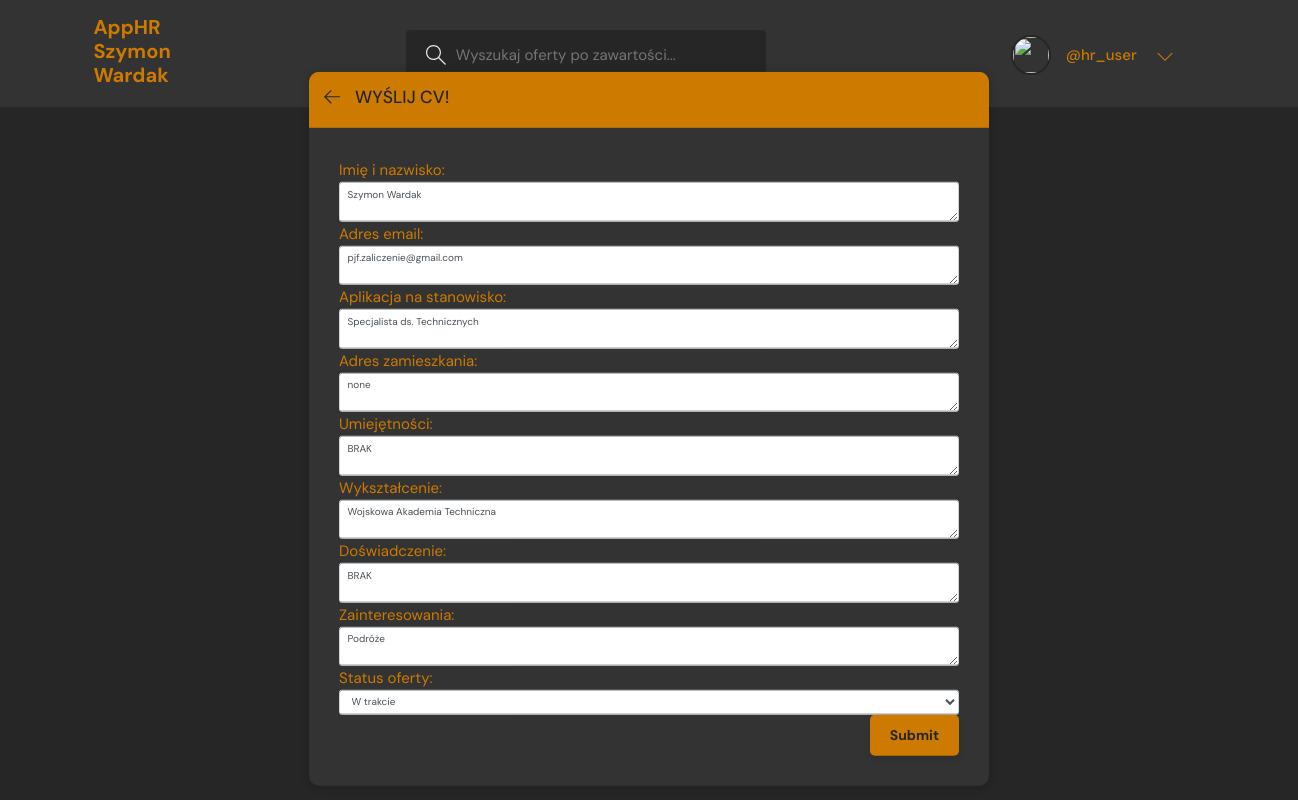
Screenshot of /update-offer/7/ (signed in) with the database file from the repository.
### base/models.py (models this page shows, shortened)
class Offer(models.Model):
    user = models.ForeignKey(User, on_delete=models.SET_NULL, null=True)
    name = models.TextField(null=True, blank=True, default='none')
    email = models.TextField(null=True, blank=True, default='none')
    position = models.TextField(null=True, blank=True, default='none')
    address = models.TextField(null=True, blank=True, default='none')
    skills = models.TextField(null=True, blank=True, default='none')
    education = models.TextField(null=True, blank=True, default='none')
    experience = models.TextField(null=True, blank=True, default='none')
    interests = models.TextField(null=True, blank=True, default='none')
    status = models.TextField(default='Pending')
    updated = models.DateTimeField(auto_now=True)
    created = models.DateTimeField(auto_now_add=True)
    picture = models.FileField(upload_to='./uploads/cv_images', null=True, blank=True)
    file = models.FileField(upload_to='./uploads/cv')
    class Meta:
        ordering = ['-updated', 'created']

### base/views.py (the view, shortened to what this page needs)
# urls.py: path('update-offer/<str:pk>/', views.updateOffer, name="update-offer"),
@login_required(login_url='/login')
def updateOffer(request, pk):
    offer = Offer.objects.get(id=pk)
    form = OfferForm(instance=offer)
    statuses = ['Pending', 'Accepted', 'Rejected']
    if not request.user.is_superuser:
        return HttpResponse('Permission denied.')
    context = {'form': form, 'offer': offer, 'statuses': statuses}
    return render(request, 'base/offer_form.html', context)

### base/forms.py
class OfferForm(ModelForm):
    class Meta:
        model = Offer
        fields = '__all__'
        exclude  = ['user']

### base/templates/base/offer_form.html (shortened to what this page needs)
{% extends 'main.html' %}
{% block content %}
  <main class="create-offer layout">
    <div class="container">
      <div class="layout__box">
        <div class="layout__boxHeader">
          <div class="layout__boxTitle">
            <a href="{% url 'home' %}">
              <svg version="1.1" xmlns="http://www.w3.org/2000/svg" width="32" height="32" viewBox="0 0 32 32">
                <title>arrow-left</title>
                <path
                  d="M13.723 2.286l-13.723 13.714 13.719 13.714 1.616-1.611-10.96-10.96h27.625v-2.286h-27.625l10.965-10.965-1.616-1.607z">
                </path>
              </svg>
            </a>
            <h3>Wyślij CV!</h3>
          </div>
        </div>
        {% if 'update-offer' in request.path %}
        <div class="layout__body">
          <form class="post-form" action="" enctype="multipart/form-data" method="POST">
            <span>Imię i nazwisko:</span>
            <textarea name='name' class="form-control"}>{{ offer.name }}</textarea>
            <span>Adres email:</span>
            <textarea name='email' class="form-control"}>{{ offer.email }}</textarea>
              <span>Aplikacja na stanowisko:</span>
            <textarea name='position' class="form-control">{{ offer.position }}</textarea>
            <span>Adres zamieszkania:</span>
            <textarea name='address' class="form-control">{{ offer.address }}</textarea>
            <span>Umiejętności:</span>
            <textarea name='skills' class="form-control">{{ offer.skills }}</textarea>
            <span>Wykształcenie:</span>
            <textarea name='education' class="form-control">{{ offer.education }}</textarea>
            <span>Doświadczenie:</span>
            <textarea name='experience' class="form-control">{{ offer.experience }}</textarea>
            <span>Zainteresowania:</span>
            <textarea name='interests' class="form-control">{{ offer.interests }}</textarea>
            <span>Status oferty:</span>
            <select id="status" name='status' class="form-control">
              <option>W trakcie</option>
            </select>
            <div class="form__action">
              <button class="btn btn--main" type="submit">Submit</button>
            </div>
          </form>
        </div>
        {% endif %}
      </div>
    </div>
  </main>
{% endblock content %}

### templates/navbar.html (shortened to what this page needs)
{% load static %}
<header class="header header--loggedIn">
    <div class="container">
      <a href="{% url 'home' %}" class="header__logo">
        <h1>AppHR Szymon Wardak</h1>
      </a>
      <form class="header__search" method="GET" action="{% url 'home' %}">
        <label>
          <input name="q" placeholder="Wyszukaj oferty po zawartości..." />
        </label>
      </form>
      <nav class="header__menu">
        {% if request.user.is_authenticated %}
        <div class="header__user">
          <a href="{% url 'update-user' %}">
            <div class="avatar2 avatar--medium active">
              <img src="https://t4.ftcdn.net/jpg/02/29/75/83/360_F_229758328_7x8jwCwjtBMmC6rgFzLFhZoEpLobB6L8.jpg" />
            </div>
            <p class="welcome">@{{request.user.username}}</p>
          </a>
          <button class="dropdown-button">
            <svg version="1.1" xmlns="http://www.w3.org/2000/svg" width="32" height="32" viewBox="0 0 32 32">
              <title>chevron-down</title>
              <path d="M16 21l-13-13h-3l16 16 16-16h-3l-13 13z"></path>
            </svg>
          </button>
        </div>
        {% else %}
        <a href="{% url 'login' %}">
          <p class="anonymous">Logowanie</p>
        </a>
        {% endif %}
      </nav>
    </div>
  </header>

### base/static/styles/style.css (style rules this page uses)
:root { --color-light-bg: #333333; --color-bg: #262626; --color-white: #e6e6e6; --color-red: #ff0000; --color-green: #00cc00; --color-orange: #cc7a00; --color-success: #ff99ff; --color-error: #ff99ff; }
* { font-family: "DM Sans", -apple-system, BlinkMacSystemFont, "Segoe UI", Roboto, Oxygen, Ubuntu, Cantarell, "Open Sans", "Helvetica Neue", sans-serif; margin: 0; padding: 0; box-sizing: border-box; text-rendering: optimizeLegibility; font-size: inherit; }
html { font-size: 56.25%; }
@media only screen and (min-width: 1200px) { html { font-size: 62.5%; } }
body { line-height: 1.6; font-weight: 400; font-size: 1.5rem; color: var(--color-orange); background-color: var(--color-bg); min-height: 100vh; }
img { width: 100%; }
a { display: inline-block; color: var(--color-white); text-decoration: none; }
.container { max-width: 120rem; width: 90%; margin: auto; }
.btn { background-color: transparent; border: none; display: inline-flex; align-items: center; gap: 1rem; cursor: pointer; transition: all ease-in-out 0.3s; padding: 1rem 2rem; border-radius: 5px; box-shadow: 1px 1px 3px 1px rgba(0, 0, 0, 0.15); font-weight: 500; }
.btn--main { background-color: var(--color-orange); color: var(--color-light-bg); display: flex; align-items:left; justify-content: left; }
.avatar2 { margin-top: 2rem; position: relative; display: inline-block; border-radius: 50%; border: 2px solid var(--color-bg); }
.welcome { color: var(--color-orange); margin-top: 3rem; }
.avatar2 img { display: block; border-radius: 50%; object-fit: cover; object-position: center; }
.avatar2.avatar--medium img { width: 3.6rem; height: 3.6rem; border-radius: 50%; }
.avatar2.avatar--medium:after { width: 0.7rem; height: 0.7rem; bottom: 0px; right: -6px; }
.header { padding: 1.5rem; background-color: var(--color-light-bg); }
.header > .container { display: flex; gap: 1.5rem; }
.header__logo, .header__user { display: flex; gap: 2rem; margin-right: 12rem; align-items: center; color: var(--color-orange); }
.header__logo > h1 { font-weight: 700; font-size: 2rem; }
.header__search > label { background-color: var(--color-bg); padding: 1.3rem 1rem; display: flex; align-items: center; gap: 1rem; border-radius: 4px; margin-top: 1.5rem; margin-left: 10rem; margin-right: 23rem; }
.header__search svg { fill: var(--color-white); width: 2rem; height: 2rem; margin-left: 1rem; }
.header__search input { width: 30rem; background: transparent; border: none; outline: none; color: var(--color-white); }
.header__menu { margin-left: auto; position: relative; }
.header__menu a { display: flex; gap: 1.5rem; align-items: center; font-weight: 500; text-decoration: none; color: var(--color-white); }
.header__menu img { height: 3.6rem; }
.header__menu p { line-height: 1.2; }
.header__menu svg { width: 1.6rem; height: 1.6rem; fill: var(--color-orange); }
.dropdown-button { background: transparent; border: 0; outline: 0; cursor: pointer; margin-top: 3rem; }
.layout { margin-top: 2.4rem; }
.layout > .container { display: flex; justify-content: space-between; align-items: flex-start; }
.layout__box { width: 90%; max-width: 148rem; min-height: 40rem; position: absolute; top: 50%; left: 50%; transform: translate(-50%, -46%); background-color: var(--color-light-bg); border-radius: 1rem; box-shadow: 1px 1px 6px 3px rgba(0, 0, 0, 0.1); overflow: hidden; }
.layout__boxHeader { display: flex; padding: 1.5rem; background-color: var(--color-orange); }
.layout__boxTitle { display: flex; gap: 1.5rem; align-items: center; }
.layout__boxTitle h3 { text-transform: uppercase; font-weight: 500; color: var(--color-bg); }
.layout__boxTitle svg { width: 1.6rem; height: 1.6rem; fill: var(--color-bg); }
.layout__body { margin: 3rem; }
.form__action { display: flex; justify-content: flex-end; gap: 3rem; }
.create-offer.layout .layout__box { max-width: 68rem; }
a { color: var(--color-white); }
.btn { outline: none; color: var(--color-bg); background-color: var(--color-orange); font-size: 1.4rem; box-shadow: 0 4px 6px rgba(0, 0, 0, 0.1); border: none; border-radius: 5px; padding: 1rem 2rem; cursor: pointer; transition: background-color 0.3s, box-shadow 0.3s; font-weight: bold; }

### rows the page displays
Offer: name "Szymon Wardak", email "pjf.zaliczenie@gmail.com", position "Specjalista ds. Technicznych", address "none", skills "BRAK", education "Wojskowa Akademia Techniczna", experience "BRAK", interests "Podróże"

### other values shown
{{ request.user.username }} "hr_user"
